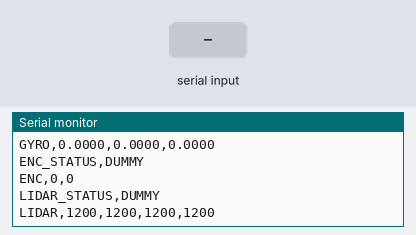
Recording of a sketch running on a simulated ESP32. Parts: the last lines printed to the serial monitor. The inputs (shaded band) are chosen by the test bench.

Above: at 1.7 s.
1.8 s: "STATUS 1\n" received over Serial
At 2.01 s:
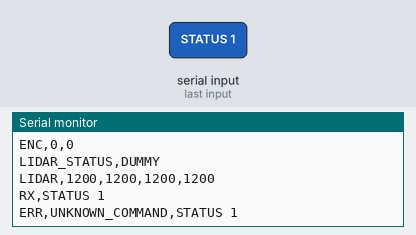
3.3 s: "STOP 1\n" received over Serial
At 3.46 s:
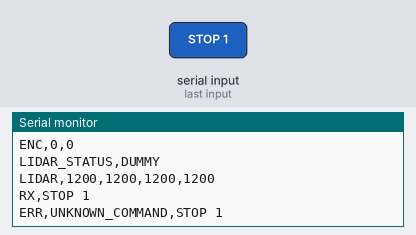
4.8 s: "STATUS\n" received over Serial
6.3 s: "DRIVE STOP\n" received over Serial
7.8 s: "STOP\n" received over Serial
At 8.1 s:
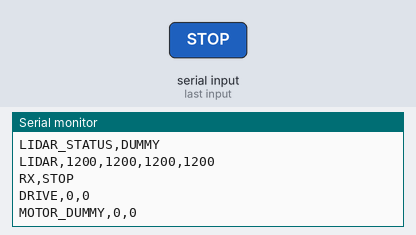
9.3 s: "EMERGENCY_STOP\n" received over Serial
At 9.61 s:
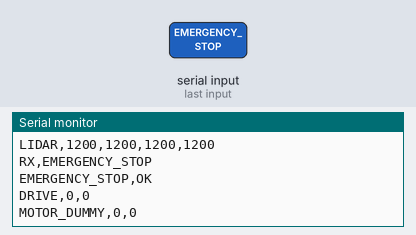

Measured:
- after the input at 1.8 s, the serial monitor: prints a new line at once (image 1)
- after the input at 3.3 s, the serial monitor: prints a new line at once (image 2)
- after the input at 7.8 s, the serial monitor: prints a new line at once (image 3)
- after the input at 9.3 s, the serial monitor: prints a new line at once (image 4)

The sketch:

drive_controller.ino
```cpp
#include <Arduino.h>

#include "imu_reader.h"
#include "lidar_reader.h"
#include "motor_driver.h"

static const char* SKETCH_NAME = "drive_controller";
static const char* VERSION = "0.1.0";
static const unsigned long TELEMETRY_PERIOD_MS = 700;

static String inputLine;
static unsigned long lastTelemetryMs = 0;
static int currentLeftSpeed = 0;
static int currentRightSpeed = 0;

static void printFirmware() {
  Serial.print("FW,");
  Serial.print(SKETCH_NAME);
  Serial.print(",");
  Serial.println(VERSION);
}

static void printTelemetry() {
  updateImu();
  updateLidar();

  Serial.println("STATUS,OK");

  Serial.print("IMU_STATUS,");
  Serial.println(getImuStatus());
  Serial.print("IMU,");
  Serial.print(getYaw(), 2);
  Serial.print(",");
  Serial.print(getPitch(), 2);
  Serial.print(",");
  Serial.println(getRoll(), 2);
  Serial.print("GYRO,");
  Serial.print(getGyroX(), 4);
  Serial.print(",");
  Serial.print(getGyroY(), 4);
  Serial.print(",");
  Serial.println(getGyroZ(), 4);

  Serial.println("ENC_STATUS,DUMMY");
  Serial.println("ENC,0,0");

  Serial.print("LIDAR_STATUS,");
  Serial.println(getLidarStatusText());
  Serial.print("LIDAR,");
  Serial.print(getFrontDistanceMm());
  Serial.print(",");
  Serial.print(getLeftDistanceMm());
  Serial.print(",");
  Serial.print(getRightDistanceMm());
  Serial.print(",");
  Serial.println(getRearDistanceMm());
}

static bool parseDriveVelocity(const String& line, int* left, int* right) {
  const String prefix = "DRIVE VEL ";
  if (!line.startsWith(prefix)) {
    return false;
  }

  String rest = line.substring(prefix.length());
  rest.trim();
  int spaceIndex = rest.indexOf(' ');
  if (spaceIndex <= 0) {
    return false;
  }

  String leftText = rest.substring(0, spaceIndex);
  String rightText = rest.substring(spaceIndex + 1);
  leftText.trim();
  rightText.trim();
  if (leftText.length() == 0 || rightText.length() == 0) {
    return false;
  }

  *left = leftText.toInt();
  *right = rightText.toInt();
  return true;
}

static void applyStop() {
  currentLeftSpeed = 0;
  currentRightSpeed = 0;
  Serial.println("DRIVE,0,0");
  stopMotors();
}

static void handleCommand(const String& line) {
  if (line == "STATUS") {
    printTelemetry();
    return;
  }

  if (line == "DRIVE STOP" || line == "STOP") {
    applyStop();
    return;
  }

  if (line == "EMERGENCY_STOP") {
    currentLeftSpeed = 0;
    currentRightSpeed = 0;
    Serial.println("EMERGENCY_STOP,OK");
    Serial.println("DRIVE,0,0");
    emergencyStopMotors();
    return;
  }

  int left = 0;
  int right = 0;
  if (parseDriveVelocity(line, &left, &right)) {
    currentLeftSpeed = left;
    currentRightSpeed = right;
    Serial.print("DRIVE,");
    Serial.print(currentLeftSpeed);
    Serial.print(",");
    Serial.println(currentRightSpeed);
    setMotorSpeed(currentLeftSpeed, currentRightSpeed);
    return;
  }

  Serial.print("ERR,UNKNOWN_COMMAND,");
  Serial.println(line);
}

static void handleSerialInput() {
  while (Serial.available()) {
    char ch = static_cast<char>(Serial.read());
    if (ch == '\r') {
      continue;
    }
    if (ch == '\n') {
      inputLine.trim();
      if (inputLine.length() > 0) {
        Serial.print("RX,");
        Serial.println(inputLine);
        handleCommand(inputLine);
      }
      inputLine = "";
      continue;
    }
    inputLine += ch;
  }
}

void setup() {
  Serial.begin(115200);
  delay(500);

  initMotorDriver();
  initImu();
  initLidar();

  Serial.println("BOOT,DRIVE_CONTROLLER_READY");
  printFirmware();
  printTelemetry();
}

void loop() {
  handleSerialInput();

  unsigned long now = millis();
  if (now - lastTelemetryMs >= TELEMETRY_PERIOD_MS) {
    lastTelemetryMs = now;
    printTelemetry();
  }
}
```

imu_reader.cpp
```cpp
#include "imu_reader.h"

#if USE_REAL_IMU
#include <Wire.h>
#if IMU_TYPE_MPU6050
#include <Adafruit_MPU6050.h>
#include <Adafruit_Sensor.h>
Adafruit_MPU6050 mpu;
#endif
#endif

// MPU6050 wiring note:
// - VCC: 3.3V
// - GND: GND
// - SDA: ESP32 board default SDA, or edit Wire.begin(SDA, SCL)
// - SCL: ESP32 board default SCL, or edit Wire.begin(SDA, SCL)
// ESP32 default I2C pins depend on the board. Edit SDA/SCL if needed.

static bool imuAvailable = false;
static const char* imuStatus = "DUMMY";
static float yawDeg = 0.0;
static float pitchDeg = 0.0;
static float rollDeg = 0.0;
static float gyroX = 0.0;
static float gyroY = 0.0;
static float gyroZ = 0.0;

void initImu() {
#if USE_REAL_IMU
  Wire.begin();
#if IMU_TYPE_MPU6050
  if (mpu.begin()) {
    imuAvailable = true;
    imuStatus = "OK";
    mpu.setAccelerometerRange(MPU6050_RANGE_8_G);
    mpu.setGyroRange(MPU6050_RANGE_500_DEG);
    mpu.setFilterBandwidth(MPU6050_BAND_21_HZ);
  } else {
    imuAvailable = false;
    imuStatus = "ERROR";
  }
#else
  imuAvailable = false;
  imuStatus = "ERROR";
#endif
#else
  imuAvailable = false;
  imuStatus = "DUMMY";
#endif
}

void updateImu() {
#if USE_REAL_IMU
  if (!imuAvailable) {
    yawDeg = 0.0;
    pitchDeg = 0.0;
    rollDeg = 0.0;
    gyroX = 0.0;
    gyroY = 0.0;
    gyroZ = 0.0;
    return;
  }
#if IMU_TYPE_MPU6050
  sensors_event_t accel;
  sensors_event_t gyro;
  sensors_event_t temp;
  mpu.getEvent(&accel, &gyro, &temp);

  // Placeholder attitude estimate. Replace with calibration/filtering later.
  yawDeg = 0.0;
  pitchDeg = atan2(accel.acceleration.x, accel.acceleration.z) * 180.0 / PI;
  rollDeg = atan2(accel.acceleration.y, accel.acceleration.z) * 180.0 / PI;
  gyroX = gyro.gyro.x;
  gyroY = gyro.gyro.y;
  gyroZ = gyro.gyro.z;
#endif
#else
  yawDeg = 0.0;
  pitchDeg = 0.0;
  rollDeg = 0.0;
  gyroX = 0.0;
  gyroY = 0.0;
  gyroZ = 0.0;
#endif
}

bool hasImu() {
  return imuAvailable;
}

float getYaw() {
  return yawDeg;
}

float getPitch() {
  return pitchDeg;
}

float getRoll() {
  return rollDeg;
}

float getGyroX() {
  return gyroX;
}

float getGyroY() {
  return gyroY;
}

float getGyroZ() {
  return gyroZ;
}

const char* getImuStatus() {
  return imuStatus;
}
```

imu_reader.h
```cpp
#pragma once

#include <Arduino.h>

#define USE_REAL_IMU 0
#define IMU_TYPE_MPU6050 1

void initImu();
void updateImu();
bool hasImu();
float getYaw();
float getPitch();
float getRoll();
float getGyroX();
float getGyroY();
float getGyroZ();
const char* getImuStatus();
```

lidar_reader.cpp
```cpp
#include "lidar_reader.h"

// LiDAR connection note:
// - UART LiDAR: connect TX/RX according to the sensor voltage and ESP32 serial pins.
// - I2C LiDAR: connect SDA/SCL according to the ESP32 board default pins or explicit Wire.begin(SDA, SCL).
// - Always confirm 3.3V / 5V requirements, GND common, baudrate, and protocol before enabling real LiDAR.

static bool lidarAvailable = false;
static const char* lidarStatus = "DUMMY";
static int frontDistanceMm = 1200;
static int leftDistanceMm = 1200;
static int rightDistanceMm = 1200;
static int rearDistanceMm = 1200;

void initLidar() {
#if USE_REAL_LIDAR
  // TODO: Initialize the actual LiDAR here after selecting the sensor model.
  // TODO: For UART LiDAR, configure a HardwareSerial port and baudrate.
  // TODO: For I2C LiDAR, configure SDA/SCL and sensor address.
  lidarAvailable = false;
  lidarStatus = "ERROR";
#else
  lidarAvailable = false;
  lidarStatus = "DUMMY";
#endif
}

void updateLidar() {
#if USE_REAL_LIDAR
  if (!lidarAvailable) {
    frontDistanceMm = 0;
    leftDistanceMm = 0;
    rightDistanceMm = 0;
    rearDistanceMm = 0;
    lidarStatus = "ERROR";
    return;
  }
  // TODO: Read real LiDAR distance values here.
#else
  frontDistanceMm = 1200;
  leftDistanceMm = 1200;
  rightDistanceMm = 1200;
  rearDistanceMm = 1200;
  lidarStatus = "DUMMY";
#endif
}

bool hasLidar() {
  return lidarAvailable;
}

int getFrontDistanceMm() {
  return frontDistanceMm;
}

int getLeftDistanceMm() {
  return leftDistanceMm;
}

int getRightDistanceMm() {
  return rightDistanceMm;
}

int getRearDistanceMm() {
  return rearDistanceMm;
}

const char* getLidarStatusText() {
  return lidarStatus;
}
```

lidar_reader.h
```cpp
#pragma once

#include <Arduino.h>

#ifndef USE_REAL_LIDAR
#define USE_REAL_LIDAR 0
#endif

#ifndef LIDAR_TYPE_UNKNOWN
#define LIDAR_TYPE_UNKNOWN 0
#endif

#ifndef LIDAR_TYPE_UART
#define LIDAR_TYPE_UART 1
#endif

#ifndef LIDAR_TYPE_I2C
#define LIDAR_TYPE_I2C 2
#endif

#ifndef LIDAR_TYPE
#define LIDAR_TYPE LIDAR_TYPE_UNKNOWN
#endif

void initLidar();
void updateLidar();
bool hasLidar();
int getFrontDistanceMm();
int getLeftDistanceMm();
int getRightDistanceMm();
int getRearDistanceMm();
const char* getLidarStatusText();
```

motor_driver.cpp
```cpp
#include "motor_driver.h"

// TODO: Set these pins for the actual motor driver after wiring is confirmed.
// Example placeholders:
// const int LEFT_PWM_PIN = 25;
// const int LEFT_DIR_PIN = 26;
// const int RIGHT_PWM_PIN = 27;
// const int RIGHT_DIR_PIN = 14;
// const int MOTOR_ENABLE_PIN = 13;

static int lastLeftSpeed = 0;
static int lastRightSpeed = 0;

void printDummyMotorOutput(int left, int right) {
  Serial.print("MOTOR_DUMMY,");
  Serial.print(left);
  Serial.print(",");
  Serial.println(right);
}

void initMotorDriver() {
#if MOTOR_OUTPUT_ENABLED
  // TODO: Configure motor driver pins with pinMode().
  // TODO: Configure PWM channels for the selected ESP32 board.
  // TODO: Keep the motor enable pin disabled until safety checks pass.
#else
  printDummyMotorOutput(0, 0);
#endif
}

void setMotorSpeed(int left, int right) {
  lastLeftSpeed = left;
  lastRightSpeed = right;
#if MOTOR_OUTPUT_ENABLED
  // TODO: Convert signed left/right speed to direction + PWM output.
  // TODO: Clamp PWM range and apply dead-zone handling if needed.
#else
  printDummyMotorOutput(lastLeftSpeed, lastRightSpeed);
#endif
}

void stopMotors() {
  lastLeftSpeed = 0;
  lastRightSpeed = 0;
#if MOTOR_OUTPUT_ENABLED
  // TODO: Write PWM 0 to both motors.
#else
  printDummyMotorOutput(0, 0);
#endif
}

void emergencyStopMotors() {
  lastLeftSpeed = 0;
  lastRightSpeed = 0;
#if MOTOR_OUTPUT_ENABLED
  // TODO: Immediately write PWM 0 and disable the motor driver if possible.
#else
  printDummyMotorOutput(0, 0);
#endif
}
```

motor_driver.h
```cpp
#pragma once

#include <Arduino.h>

#define MOTOR_OUTPUT_ENABLED 0

void initMotorDriver();
void setMotorSpeed(int left, int right);
void stopMotors();
void emergencyStopMotors();
```
